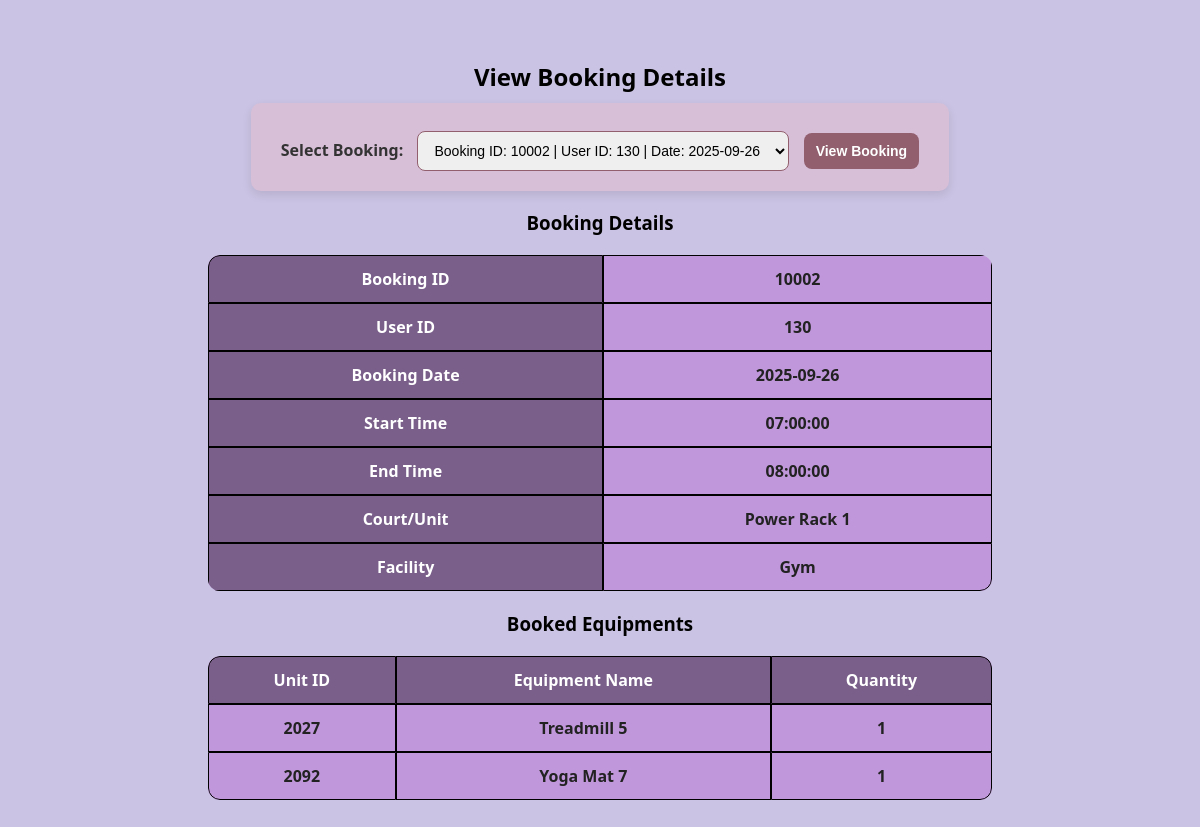
The app's page /view_booking_equipments.php?booking_id=10002 with its own data.
### tables this page shows
CREATE TABLE `Bookings` (
  `booking_id` int(11) NOT NULL,
  `user_id` int(11) DEFAULT NULL,
  `unit_id` int(11) DEFAULT NULL,
  `booking_date` date NOT NULL,
  `start_time` time NOT NULL,
  `end_time` time NOT NULL
);

CREATE TABLE `FacilityUnits` (
  `unit_id` int(11) NOT NULL,
  `facility_id` int(11) DEFAULT NULL,
  `unit_name` varchar(150) NOT NULL,
  `quantity` int(11) DEFAULT 1
);

CREATE TABLE `Facilities` (
  `facility_id` int(11) NOT NULL,
  `facility_name` varchar(100) NOT NULL,
  `description` varchar(255) DEFAULT NULL
);

CREATE TABLE `BookedEquipments` (
  `booking_id` int(11) NOT NULL,
  `unit_id` int(11) NOT NULL,
  `quantity` int(11) DEFAULT 1
);

### view_booking_equipments.php (the view, shortened to what this page needs)
<?php
include 'db_connect.php';
$bookings = $conn->query("SELECT booking_id, user_id, booking_date FROM Bookings ORDER BY booking_id ASC");
?>
<!DOCTYPE html>
<html>
<head>
</head>
<body>
    <h2>View Booking Details</h2>
    <form method="get" action="">
        <label for="booking_id">Select Booking:</label>
        <select name="booking_id" id="booking_id" required>
            <?php
            while ($row = $bookings->fetch_assoc()) {
                $selected = (isset($_GET['booking_id']) && $_GET['booking_id'] == $row['booking_id']) ? 'selected' : '';
                echo "<option value='" . $row['booking_id'] . "' $selected>
                    Booking ID: " . $row['booking_id'] . " | User ID: " . $row['user_id'] . " | Date: " . $row['booking_date'] . "
                </option>";
            }
            ?>
        </select>
        <input type="submit" value="View Booking">
    </form>
    <?php
    if (isset($_GET['booking_id']) && !empty($_GET['booking_id'])) {
        $booking_id = intval($_GET['booking_id']);
        $sql_booking = "
            SELECT b.booking_id, b.user_id, b.booking_date, b.start_time, b.end_time,
                   fu.unit_name AS court_name, f.facility_name
            FROM Bookings b
            JOIN FacilityUnits fu ON b.unit_id = fu.unit_id
            JOIN Facilities f ON fu.facility_id = f.facility_id
            WHERE b.booking_id = ?
        ";
        $stmt = $conn->prepare($sql_booking);
        $stmt->bind_param("i", $booking_id);
        $stmt->execute();
        $booking_result = $stmt->get_result();
        if ($booking_result->num_rows > 0) {
            $booking = $booking_result->fetch_assoc();
            echo "<h3>Booking Details</h3>";
            echo "<table>";
            echo "<tr><th>Booking ID</th><td>" . $booking['booking_id'] . "</td></tr>";
            echo "<tr><th>User ID</th><td>" . $booking['user_id'] . "</td></tr>";
            echo "<tr><th>Booking Date</th><td>" . $booking['booking_date'] . "</td></tr>";
            echo "<tr><th>Start Time</th><td>" . $booking['start_time'] . "</td></tr>";
            echo "<tr><th>End Time</th><td>" . $booking['end_time'] . "</td></tr>";
            echo "<tr><th>Court/Unit</th><td>" . $booking['court_name'] . "</td></tr>";
            echo "<tr><th>Facility</th><td>" . $booking['facility_name'] . "</td></tr>";
            echo "</table>";
        } else {
            echo "<p>No details found for this booking.</p>";
        }
        $sql_equipments = "
            SELECT fu.unit_id, fu.unit_name, be.quantity
            FROM BookedEquipments be
            JOIN FacilityUnits fu ON be.unit_id = fu.unit_id
            WHERE be.booking_id = ?
        ";
        $stmt2 = $conn->prepare($sql_equipments);
        $stmt2->bind_param("i", $booking_id);
        $stmt2->execute();
        $equipments_result = $stmt2->get_result();
        if ($equipments_result->num_rows > 0) {
            echo "<h3>Booked Equipments</h3>";
            echo "<table>";
            echo "<tr><th>Unit ID</th><th>Equipment Name</th><th>Quantity</th></tr>";
            while ($row = $equipments_result->fetch_assoc()) {
                echo "<tr>";
                echo "<td>" . $row['unit_id'] . "</td>";
                echo "<td>" . $row['unit_name'] . "</td>";
                echo "<td>" . $row['quantity'] . "</td>";
                echo "</tr>";
            }
            echo "</table>";
        } else {
            echo "<p>No equipments booked for this booking.</p>";
        }
    }
    ?>
</body>
</html>

### view_booking_equipments.php (style rules this page uses)
body { font-family: 'Segoe UI', Tahoma, Geneva, Verdana, sans-serif; background: #CBC3E3; color: #222; text-align: center; margin: 0; padding: 40px; }
h2, h3 { color: #000000; margin-bottom: 10px; }
form { background: #D8BFD8; display: inline-block; padding: 20px 30px; border-radius: 10px; box-shadow: 0px 4px 10px rgba(0, 0, 0, 0.1); }
label { font-weight: bold; color: #333; }
select, input[type="submit"] { padding: 10px 12px; margin-left: 10px; border-radius: 8px; border: 1px solid #915F6D; font-size: 14px; }
input[type="submit"] { background-color: #915F6D; margin-top: 10px; color: white; font-weight: bold; border: none; cursor: pointer; transition: background 0.3s ease; }
table { margin: 20px auto; width: 70%; border-collapse: separate; border-spacing: 0; text-align: center; font-weight: bold; border-radius: 12px; overflow: hidden; background-color: #C197DB; }
th, td { border: 1px solid #000000; padding: 12px; }
th { background-color: #795F8A; color: white; }
table tr:first-child th:first-child { border-top-left-radius: 12px; }
table tr:first-child th:last-child { border-top-right-radius: 12px; }
table tr:last-child td:first-child { border-bottom-left-radius: 12px; }
table tr:last-child td:last-child { border-bottom-right-radius: 12px; }

### records on screen
bookings: booking_id "10002", user "130", booking_date "2025-09-26", start_time "07:00:00", end_time "08:00:00", unit.unit_name "Power Rack 1", facilities.facility_name "Gym"
bookedequipments: unit.unit_id "2027", unit.unit_name "Treadmill 5", quantity "1"
bookedequipments: unit.unit_id "2092", unit.unit_name "Yoga Mat 7", quantity "1"
